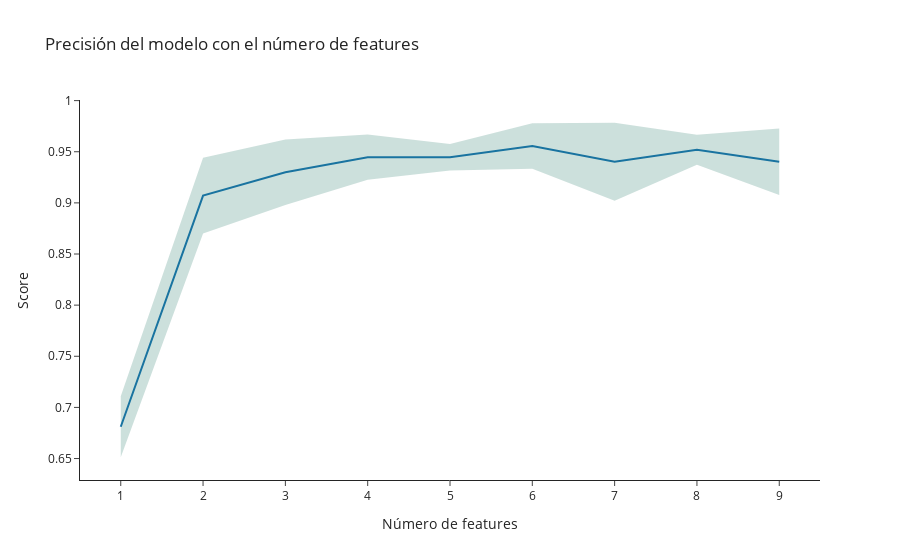

Notebook cell for this chart:
### Code cell
from sklearn.model_selection import cross_val_score
import matplotlib.pyplot as plt

# Obtenemos X para el train para el ejemplo
array_X = tree_pipe['preprocesamiento'].fit_transform(X_train)
cols_trans_name = tree_pipe['preprocesamiento'].get_feature_names_out()
new_X_train = pd.DataFrame(array_X, columns=cols_trans_name)

# Lista para almacenar la precisión del modelo con cada número de características
precision_scores = []

# Crear un selector de características recursivo con validación cruzada
clf = tree_pipe['tree']

# Iterar sobre las características y evaluar el modelo con cada adición
for i in range(1, len(cols_trans_name) + 1):
    # Seleccionar las primeras i características
    selected_features = cols_trans_name[:i]
    scores = cross_val_score(
        clf, new_X_train[selected_features], 
        y_train, cv=5, scoring='precision_macro'
    )    
    # Almacenar la precisión del modelo con i características
    precision_scores.append(scores)

# Calcular variación de los puntos
x = [i for i in range(1, len(cols_trans_name) + 1)]
y = np.array(precision_scores).mean(axis=1)
std = np.array(precision_scores).std(axis=1)

plot_line_std(x, y, std)

### Figure 1 — Plotly figure (JSON) as saved in the notebook; plotly's stock layout.template omitted (floating-point values rounded to 4 significant figures)
{"data": [{"mode": "lines", "name": "Main Line", "type": "scatter", "x": [1, 2, 3, 4, 5, 6, 7, 8, 9], "y": [0.6811, 0.9071, 0.9299, 0.9446, 0.9447, 0.9556, 0.9403, 0.9519, 0.9402]}, {"fill": "toself", "fillcolor": "rgba(0,100,80,0.2)", "line": {"color": "rgba(255,255,255,0)"}, "name": "Variation", "type": "scatter", "x": [1, 2, 3, 4, 5, 6, 7, 8, 9, 9, 8, 7, 6, 5, 4, 3, 2, 1], "y": [0.6513, 0.8702, 0.8979, 0.9225, 0.9317, 0.9333, 0.9022, 0.9373, 0.9078, 0.9727, 0.9665, 0.9784, 0.9779, 0.9576, 0.9668, 0.962, 0.944, 0.7109]}], "layout": {"autosize": true, "showlegend": false, "title": {"text": "Precisión del modelo con el número de features"}, "xaxis": {"autorange": true, "range": [0.5217, 9.478], "title": {"text": "Número de features"}, "type": "linear"}, "yaxis": {"autorange": true, "range": [0.6243, 1.005], "title": {"text": "Score"}, "type": "linear"}}}
